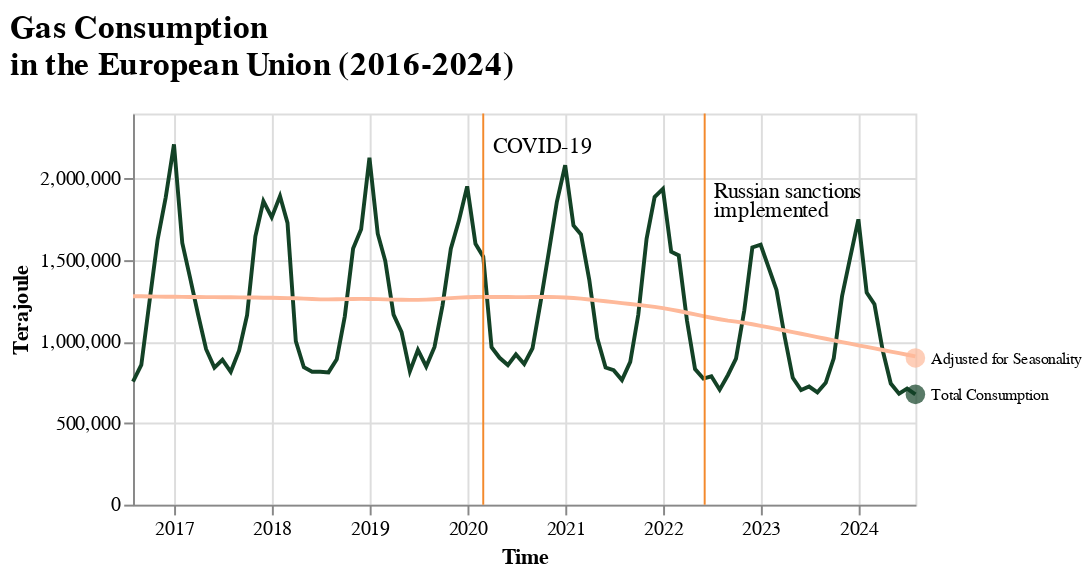

Notebook cell for this chart:
### Code cell
# FINAL 2
# gas consumption in the EU 2016-2024
gas_consumption = pd.read_csv('gas_consumption.csv')

# make line chart with modifications
# https://altair-viz.github.io/user_guide/customization.html
chart = alt.Chart(gas_consumption,
        title = alt.Title(
            ["Gas Consumption", "in the European Union (2016-2024)"])
    ).mark_line().encode(
    x = alt.X('TIME_PERIOD:T', title = 'Time'),
    y = alt.Y('OBS_VALUE:Q', title = 'Terajoule'),
    color = alt.Color("geo:N", title = None,
                      scale = alt.Scale(domain = ['EU27_2020'],
                                        range=['#134226'])).legend(None)
).properties(
    width = 400,
    height = 200
)

# make trend line
trend_line = alt.Chart(gas_consumption).transform_loess(
    'TIME_PERIOD', 'OBS_VALUE', groupby=['geo'], bandwidth=0.5
).mark_line(color='#feb99a').encode(
    x='TIME_PERIOD:T',
    y='OBS_VALUE:Q'
)

# create vertical line
line2 = alt.Chart(pd.DataFrame({'TIME_PERIOD_dt': ['2022-06-06']})).mark_rule(color='#f3892c').encode(
    x = 'TIME_PERIOD_dt:T'
)

# add text for the vertical line
text21 = alt.Chart(pd.DataFrame({
    'TIME_PERIOD_dt': ['2022-06-06'],
    'label': ['Russian sanctions']
})).mark_text(
    align='left', 
    dx=5, 
    dy=-60, 
).encode(
    x='TIME_PERIOD_dt:T',
    text='label:N'
)
text22 = alt.Chart(pd.DataFrame({
    'TIME_PERIOD_dt': ['2022-06-06'],
    'label': ['implemented']
})).mark_text(
    align='left', 
    dx=5, 
    dy=-50, 
).encode(
    x='TIME_PERIOD_dt:T',
    text='label:N'
)

# create COVID vertical line
# create vertical line
line22 = alt.Chart(pd.DataFrame({'TIME_PERIOD_dt': ['2020-03-01']})).mark_rule(color='#f3892c').encode(
    x = 'TIME_PERIOD_dt:T'
)

# add text for the vertical line
text23 = alt.Chart(pd.DataFrame({
    'TIME_PERIOD_dt': ['2020-03-01'],
    'label': ['COVID-19']
})).mark_text(
    align='left', 
    dx=5, 
    dy=-83, 
).encode(
    x='TIME_PERIOD_dt:T',
    text='label:N'
)


# create first dot for legend
dot21_data = pd.DataFrame()
dot21_data['time'] = ['2024-08']
dot21_data['value'] = int(gas_consumption.loc[(gas_consumption['geo'] == 'EU27_2020') \
                                              & (gas_consumption['TIME_PERIOD'] == '2024-08')]['OBS_VALUE'])

dot21 = alt.Chart(dot21_data).mark_circle(filled=True, color = '#134226', size = 100).encode(
    x="time:T",
    y="value:Q"
)

dot21_label = dot21.mark_text(align="left", dx=8, dy=1, fontSize = 8).encode(
    text=alt.value("Total Consumption")
)

# create second dot
dot22_data = pd.DataFrame()
dot22_data['time'] = ['2024-08']
dot22_data['value'] = 900000

dot22 = alt.Chart(dot22_data).mark_circle(filled=True, color = '#feb99a', size = 100).encode(
    x="time:T",
    y="value:Q"
)

dot22_label = dot22.mark_text(align="left", dx=8, dy=1, fontSize = 8).encode(
    text=alt.value("Adjusted for Seasonality")
)

# combine charts
# https://github.com/vega/altair/issues/2146
chart2 = alt.layer(chart, trend_line, line2, text21, text22, dot21, dot21_label, dot22, \
                   dot22_label, text23, line22).resolve_scale(
    color='independent'
)

# format the title to be uniform
chart2 = chart2.configure_title(
    fontSize=17,
    anchor = "start",
    offset = 15
)

chart2

### Figure 1 — Vega-Lite specification as saved in the notebook (floating-point values rounded to 4 significant figures)
{"config": {"view": {"continuousWidth": 300, "continuousHeight": 300}, "title": {"anchor": "start", "fontSize": 17, "offset": 15}}, "layer": [{"data": {"name": "data-08ebfac51a0aea9ec5048630e56f8363"}, "mark": {"type": "line"}, "encoding": {"color": {"field": "geo", "legend": null, "scale": {"domain": ["EU27_2020"], "range": ["#134226"]}, "title": null, "type": "nominal"}, "x": {"field": "TIME_PERIOD", "title": "Time", "type": "temporal"}, "y": {"field": "OBS_VALUE", "title": "Terajoule", "type": "quantitative"}}, "title": {"text": ["Gas Consumption", "in the European Union (2016-2024)"]}}, {"data": {"name": "data-08ebfac51a0aea9ec5048630e56f8363"}, "mark": {"type": "line", "color": "#feb99a"}, "encoding": {"x": {"field": "TIME_PERIOD", "type": "temporal"}, "y": {"field": "OBS_VALUE", "type": "quantitative"}}, "transform": [{"loess": "OBS_VALUE", "on": "TIME_PERIOD", "bandwidth": 0.5, "groupby": ["geo"]}]}, {"data": {"name": "data-1c8af46ef06850207be959ea213ffe64"}, "mark": {"type": "rule", "color": "#f3892c"}, "encoding": {"x": {"field": "TIME_PERIOD_dt", "type": "temporal"}}}, {"data": {"name": "data-c9f3c65e11589758d6ab044f127a8e2d"}, "mark": {"type": "text", "align": "left", "dx": 5, "dy": -60}, "encoding": {"text": {"field": "label", "type": "nominal"}, "x": {"field": "TIME_PERIOD_dt", "type": "temporal"}}}, {"data": {"name": "data-4f46ff9ff1dac0403355d6dae19e7692"}, "mark": {"type": "text", "align": "left", "dx": 5, "dy": -50}, "encoding": {"text": {"field": "label", "type": "nominal"}, "x": {"field": "TIME_PERIOD_dt", "type": "temporal"}}}, {"data": {"name": "data-47e568766cbbd68ca12cbfaaecd27602"}, "mark": {"type": "circle", "color": "#134226", "filled": true, "size": 100}, "encoding": {"x": {"field": "time", "type": "temporal"}, "y": {"field": "value", "type": "quantitative"}}}, {"data": {"name": "data-47e568766cbbd68ca12cbfaaecd27602"}, "mark": {"type": "text", "align": "left", "dx": 8, "dy": 1, "fontSize": 8}, "encoding": {"text": {"value": "Total Consumption"}, "x": {"field": "time", "type": "temporal"}, "y": {"field": "value", "type": "quantitative"}}}, {"data": {"name": "data-60f34ac78f9017693243fd58e822358b"}, "mark": {"type": "circle", "color": "#feb99a", "filled": true, "size": 100}, "encoding": {"x": {"field": "time", "type": "temporal"}, "y": {"field": "value", "type": "quantitative"}}}, {"data": {"name": "data-60f34ac78f9017693243fd58e822358b"}, "mark": {"type": "text", "align": "left", "dx": 8, "dy": 1, "fontSize": 8}, "encoding": {"text": {"value": "Adjusted for Seasonality"}, "x": {"field": "time", "type": "temporal"}, "y": {"field": "value", "type": "quantitative"}}}, {"data": {"name": "data-e1f99f362e552d07c04ab8e7f7451009"}, "mark": {"type": "text", "align": "left", "dx": 5, "dy": -83}, "encoding": {"text": {"field": "label", "type": "nominal"}, "x": {"field": "TIME_PERIOD_dt", "type": "temporal"}}}, {"data": {"name": "data-75e490e77f400198226167fa30756d30"}, "mark": {"type": "rule", "color": "#f3892c"}, "encoding": {"x": {"field": "TIME_PERIOD_dt", "type": "temporal"}}}], "height": 200, "resolve": {"scale": {"color": "independent"}}, "width": 400, "$schema": "https://vega.github.io/schema/vega-lite/v5.20.1.json", "datasets": {"data-08ebfac51a0aea9ec5048630e56f8363": [{"DATAFLOW": "ESTAT:NRG_CB_GASM(1.0)", "LAST UPDATE": "16/10/24 23:00:00", "freq": "M", "nrg_bal": "IC_CAL_MG", "siec": "G3000", "unit": "TJ_GCV", "geo": "EU27_2020", "TIME_PERIOD": "2016-08", "OBS_VALUE": 754200.0, "OBS_FLAG": null}, {"DATAFLOW": "ESTAT:NRG_CB_GASM(1.0)", "LAST UPDATE": "16/10/24 23:00:00", "freq": "M", "nrg_bal": "IC_CAL_MG", "siec": "G3000", "unit": "TJ_GCV", "geo": "EU27_2020", "TIME_PERIOD": "2016-09", "OBS_VALUE": 857400.0, "OBS_FLAG": null}, {"DATAFLOW": "ESTAT:NRG_CB_GASM(1.0)", "LAST UPDATE": "16/10/24 23:00:00", "freq": "M", "nrg_bal": "IC_CAL_MG", "siec": "G3000", "unit": "TJ_GCV", "geo": "EU27_2020", "TIME_PERIOD": "2016-10", "OBS_VALUE": 1239000.0, "OBS_FLAG": null}, {"DATAFLOW": "ESTAT:NRG_CB_GASM(1.0)", "LAST UPDATE": "16/10/24 23:00:00", "freq": "M", "nrg_bal": "IC_CAL_MG", "siec": "G3000", "unit": "TJ_GCV", "geo": "EU27_2020", "TIME_PERIOD": "2016-11", "OBS_VALUE": 1627000.0, "OBS_FLAG": null}, {"DATAFLOW": "ESTAT:NRG_CB_GASM(1.0)", "LAST UPDATE": "16/10/24 23:00:00", "freq": "M", "nrg_bal": "IC_CAL_MG", "siec": "G3000", "unit": "TJ_GCV", "geo": "EU27_2020", "TIME_PERIOD": "2016-12", "OBS_VALUE": 1884000.0, "OBS_FLAG": null}, {"DATAFLOW": "ESTAT:NRG_CB_GASM(1.0)", "LAST UPDATE": "16/10/24 23:00:00", "freq": "M", "nrg_bal": "IC_CAL_MG", "siec": "G3000", "unit": "TJ_GCV", "geo": "EU27_2020", "TIME_PERIOD": "2017-01", "OBS_VALUE": 2210000.0, "OBS_FLAG": null}, {"DATAFLOW": "ESTAT:NRG_CB_GASM(1.0)", "LAST UPDATE": "16/10/24 23:00:00", "freq": "M", "nrg_bal": "IC_CAL_MG", "siec": "G3000", "unit": "TJ_GCV", "geo": "EU27_2020", "TIME_PERIOD": "2017-02", "OBS_VALUE": 1606000.0, "OBS_FLAG": null}, {"DATAFLOW": "ESTAT:NRG_CB_GASM(1.0)", "LAST UPDATE": "16/10/24 23:00:00", "freq": "M", "nrg_bal": "IC_CAL_MG", "siec": "G3000", "unit": "TJ_GCV", "geo": "EU27_2020", "TIME_PERIOD": "2017-03", "OBS_VALUE": 1401000.0, "OBS_FLAG": null}, {"DATAFLOW": "ESTAT:NRG_CB_GASM(1.0)", "LAST UPDATE": "16/10/24 23:00:00", "freq": "M", "nrg_bal": "IC_CAL_MG", "siec": "G3000", "unit": "TJ_GCV", "geo": "EU27_2020", "TIME_PERIOD": "2017-04", "OBS_VALUE": 1167000.0, "OBS_FLAG": null}, {"DATAFLOW": "ESTAT:NRG_CB_GASM(1.0)", "LAST UPDATE": "16/10/24 23:00:00", "freq": "M", "nrg_bal": "IC_CAL_MG", "siec": "G3000", "unit": "TJ_GCV", "geo": "EU27_2020", "TIME_PERIOD": "2017-05", "OBS_VALUE": 953600.0, "OBS_FLAG": null}, {"DATAFLOW": "ESTAT:NRG_CB_GASM(1.0)", "LAST UPDATE": "16/10/24 23:00:00", "freq": "M", "nrg_bal": "IC_CAL_MG", "siec": "G3000", "unit": "TJ_GCV", "geo": "EU27_2020", "TIME_PERIOD": "2017-06", "OBS_VALUE": 840500.0, "OBS_FLAG": null}, {"DATAFLOW": "ESTAT:NRG_CB_GASM(1.0)", "LAST UPDATE": "16/10/24 23:00:00", "freq": "M", "nrg_bal": "IC_CAL_MG", "siec": "G3000", "unit": "TJ_GCV", "geo": "EU27_2020", "TIME_PERIOD": "2017-07", "OBS_VALUE": 888300.0, "OBS_FLAG": null}, {"DATAFLOW": "ESTAT:NRG_CB_GASM(1.0)", "LAST UPDATE": "16/10/24 23:00:00", "freq": "M", "nrg_bal": "IC_CAL_MG", "siec": "G3000", "unit": "TJ_GCV", "geo": "EU27_2020", "TIME_PERIOD": "2017-08", "OBS_VALUE": 815100.0, "OBS_FLAG": null}, {"DATAFLOW": "ESTAT:NRG_CB_GASM(1.0)", "LAST UPDATE": "16/10/24 23:00:00", "freq": "M", "nrg_bal": "IC_CAL_MG", "siec": "G3000", "unit": "TJ_GCV", "geo": "EU27_2020", "TIME_PERIOD": "2017-09", "OBS_VALUE": 945000.0, "OBS_FLAG": null}, {"DATAFLOW": "ESTAT:NRG_CB_GASM(1.0)", "LAST UPDATE": "16/10/24 23:00:00", "freq": "M", "nrg_bal": "IC_CAL_MG", "siec": "G3000", "unit": "TJ_GCV", "geo": "EU27_2020", "TIME_PERIOD": "2017-10", "OBS_VALUE": 1162000.0, "OBS_FLAG": null}, {"DATAFLOW": "ESTAT:NRG_CB_GASM(1.0)", "LAST UPDATE": "16/10/24 23:00:00", "freq": "M", "nrg_bal": "IC_CAL_MG", "siec": "G3000", "unit": "TJ_GCV", "geo": "EU27_2020", "TIME_PERIOD": "2017-11", "OBS_VALUE": 1646000.0, "OBS_FLAG": null}, {"DATAFLOW": "ESTAT:NRG_CB_GASM(1.0)", "LAST UPDATE": "16/10/24 23:00:00", "freq": "M", "nrg_bal": "IC_CAL_MG", "siec": "G3000", "unit": "TJ_GCV", "geo": "EU27_2020", "TIME_PERIOD": "2017-12", "OBS_VALUE": 1862000.0, "OBS_FLAG": null}, {"DATAFLOW": "ESTAT:NRG_CB_GASM(1.0)", "LAST UPDATE": "16/10/24 23:00:00", "freq": "M", "nrg_bal": "IC_CAL_MG", "siec": "G3000", "unit": "TJ_GCV", "geo": "EU27_2020", "TIME_PERIOD": "2018-01", "OBS_VALUE": 1763000.0, "OBS_FLAG": null}, {"DATAFLOW": "ESTAT:NRG_CB_GASM(1.0)", "LAST UPDATE": "16/10/24 23:00:00", "freq": "M", "nrg_bal": "IC_CAL_MG", "siec": "G3000", "unit": "TJ_GCV", "geo": "EU27_2020", "TIME_PERIOD": "2018-02", "OBS_VALUE": 1893000.0, "OBS_FLAG": null}, {"DATAFLOW": "ESTAT:NRG_CB_GASM(1.0)", "LAST UPDATE": "16/10/24 23:00:00", "freq": "M", "nrg_bal": "IC_CAL_MG", "siec": "G3000", "unit": "TJ_GCV", "geo": "EU27_2020", "TIME_PERIOD": "2018-03", "OBS_VALUE": 1728000.0, "OBS_FLAG": null}, {"DATAFLOW": "ESTAT:NRG_CB_GASM(1.0)", "LAST UPDATE": "16/10/24 23:00:00", "freq": "M", "nrg_bal": "IC_CAL_MG", "siec": "G3000", "unit": "TJ_GCV", "geo": "EU27_2020", "TIME_PERIOD": "2018-04", "OBS_VALUE": 1003000.0, "OBS_FLAG": null}, {"DATAFLOW": "ESTAT:NRG_CB_GASM(1.0)", "LAST UPDATE": "16/10/24 23:00:00", "freq": "M", "nrg_bal": "IC_CAL_MG", "siec": "G3000", "unit": "TJ_GCV", "geo": "EU27_2020", "TIME_PERIOD": "2018-05", "OBS_VALUE": 843100.0, "OBS_FLAG": null}, {"DATAFLOW": "ESTAT:NRG_CB_GASM(1.0)", "LAST UPDATE": "16/10/24 23:00:00", "freq": "M", "nrg_bal": "IC_CAL_MG", "siec": "G3000", "unit": "TJ_GCV", "geo": "EU27_2020", "TIME_PERIOD": "2018-06", "OBS_VALUE": 815100.0, "OBS_FLAG": null}, {"DATAFLOW": "ESTAT:NRG_CB_GASM(1.0)", "LAST UPDATE": "16/10/24 23:00:00", "freq": "M", "nrg_bal": "IC_CAL_MG", "siec": "G3000", "unit": "TJ_GCV", "geo": "EU27_2020", "TIME_PERIOD": "2018-07", "OBS_VALUE": 815200.0, "OBS_FLAG": null}, {"DATAFLOW": "ESTAT:NRG_CB_GASM(1.0)", "LAST UPDATE": "16/10/24 23:00:00", "freq": "M", "nrg_bal": "IC_CAL_MG", "siec": "G3000", "unit": "TJ_GCV", "geo": "EU27_2020", "TIME_PERIOD": "2018-08", "OBS_VALUE": 811400.0, "OBS_FLAG": null}, {"DATAFLOW": "ESTAT:NRG_CB_GASM(1.0)", "LAST UPDATE": "16/10/24 23:00:00", "freq": "M", "nrg_bal": "IC_CAL_MG", "siec": "G3000", "unit": "TJ_GCV", "geo": "EU27_2020", "TIME_PERIOD": "2018-09", "OBS_VALUE": 892100.0, "OBS_FLAG": null}, {"DATAFLOW": "ESTAT:NRG_CB_GASM(1.0)", "LAST UPDATE": "16/10/24 23:00:00", "freq": "M", "nrg_bal": "IC_CAL_MG", "siec": "G3000", "unit": "TJ_GCV", "geo": "EU27_2020", "TIME_PERIOD": "2018-10", "OBS_VALUE": 1155000.0, "OBS_FLAG": null}, {"DATAFLOW": "ESTAT:NRG_CB_GASM(1.0)", "LAST UPDATE": "16/10/24 23:00:00", "freq": "M", "nrg_bal": "IC_CAL_MG", "siec": "G3000", "unit": "TJ_GCV", "geo": "EU27_2020", "TIME_PERIOD": "2018-11", "OBS_VALUE": 1572000.0, "OBS_FLAG": null}, {"DATAFLOW": "ESTAT:NRG_CB_GASM(1.0)", "LAST UPDATE": "16/10/24 23:00:00", "freq": "M", "nrg_bal": "IC_CAL_MG", "siec": "G3000", "unit": "TJ_GCV", "geo": "EU27_2020", "TIME_PERIOD": "2018-12", "OBS_VALUE": 1690000.0, "OBS_FLAG": null}, {"DATAFLOW": "ESTAT:NRG_CB_GASM(1.0)", "LAST UPDATE": "16/10/24 23:00:00", "freq": "M", "nrg_bal": "IC_CAL_MG", "siec": "G3000", "unit": "TJ_GCV", "geo": "EU27_2020", "TIME_PERIOD": "2019-01", "OBS_VALUE": 2128000.0, "OBS_FLAG": null}, {"DATAFLOW": "ESTAT:NRG_CB_GASM(1.0)", "LAST UPDATE": "16/10/24 23:00:00", "freq": "M", "nrg_bal": "IC_CAL_MG", "siec": "G3000", "unit": "TJ_GCV", "geo": "EU27_2020", "TIME_PERIOD": "2019-02", "OBS_VALUE": 1663000.0, "OBS_FLAG": null}, {"DATAFLOW": "ESTAT:NRG_CB_GASM(1.0)", "LAST UPDATE": "16/10/24 23:00:00", "freq": "M", "nrg_bal": "IC_CAL_MG", "siec": "G3000", "unit": "TJ_GCV", "geo": "EU27_2020", "TIME_PERIOD": "2019-03", "OBS_VALUE": 1496000.0, "OBS_FLAG": null}, {"DATAFLOW": "ESTAT:NRG_CB_GASM(1.0)", "LAST UPDATE": "16/10/24 23:00:00", "freq": "M", "nrg_bal": "IC_CAL_MG", "siec": "G3000", "unit": "TJ_GCV", "geo": "EU27_2020", "TIME_PERIOD": "2019-04", "OBS_VALUE": 1166000.0, "OBS_FLAG": null}, {"DATAFLOW": "ESTAT:NRG_CB_GASM(1.0)", "LAST UPDATE": "16/10/24 23:00:00", "freq": "M", "nrg_bal": "IC_CAL_MG", "siec": "G3000", "unit": "TJ_GCV", "geo": "EU27_2020", "TIME_PERIOD": "2019-05", "OBS_VALUE": 1059000.0, "OBS_FLAG": null}, {"DATAFLOW": "ESTAT:NRG_CB_GASM(1.0)", "LAST UPDATE": "16/10/24 23:00:00", "freq": "M", "nrg_bal": "IC_CAL_MG", "siec": "G3000", "unit": "TJ_GCV", "geo": "EU27_2020", "TIME_PERIOD": "2019-06", "OBS_VALUE": 817700.0, "OBS_FLAG": null}, {"DATAFLOW": "ESTAT:NRG_CB_GASM(1.0)", "LAST UPDATE": "16/10/24 23:00:00", "freq": "M", "nrg_bal": "IC_CAL_MG", "siec": "G3000", "unit": "TJ_GCV", "geo": "EU27_2020", "TIME_PERIOD": "2019-07", "OBS_VALUE": 949000.0, "OBS_FLAG": null}, {"DATAFLOW": "ESTAT:NRG_CB_GASM(1.0)", "LAST UPDATE": "16/10/24 23:00:00", "freq": "M", "nrg_bal": "IC_CAL_MG", "siec": "G3000", "unit": "TJ_GCV", "geo": "EU27_2020", "TIME_PERIOD": "2019-08", "OBS_VALUE": 847600.0, "OBS_FLAG": null}, {"DATAFLOW": "ESTAT:NRG_CB_GASM(1.0)", "LAST UPDATE": "16/10/24 23:00:00", "freq": "M", "nrg_bal": "IC_CAL_MG", "siec": "G3000", "unit": "TJ_GCV", "geo": "EU27_2020", "TIME_PERIOD": "2019-09", "OBS_VALUE": 967600.0, "OBS_FLAG": null}, {"DATAFLOW": "ESTAT:NRG_CB_GASM(1.0)", "LAST UPDATE": "16/10/24 23:00:00", "freq": "M", "nrg_bal": "IC_CAL_MG", "siec": "G3000", "unit": "TJ_GCV", "geo": "EU27_2020", "TIME_PERIOD": "2019-10", "OBS_VALUE": 1223000.0, "OBS_FLAG": null}, {"DATAFLOW": "ESTAT:NRG_CB_GASM(1.0)", "LAST UPDATE": "16/10/24 23:00:00", "freq": "M", "nrg_bal": "IC_CAL_MG", "siec": "G3000", "unit": "TJ_GCV", "geo": "EU27_2020", "TIME_PERIOD": "2019-11", "OBS_VALUE": 1570000.0, "OBS_FLAG": null}, {"DATAFLOW": "ESTAT:NRG_CB_GASM(1.0)", "LAST UPDATE": "16/10/24 23:00:00", "freq": "M", "nrg_bal": "IC_CAL_MG", "siec": "G3000", "unit": "TJ_GCV", "geo": "EU27_2020", "TIME_PERIOD": "2019-12", "OBS_VALUE": 1741000.0, "OBS_FLAG": null}, {"DATAFLOW": "ESTAT:NRG_CB_GASM(1.0)", "LAST UPDATE": "16/10/24 23:00:00", "freq": "M", "nrg_bal": "IC_CAL_MG", "siec": "G3000", "unit": "TJ_GCV", "geo": "EU27_2020", "TIME_PERIOD": "2020-01", "OBS_VALUE": 1953000.0, "OBS_FLAG": null}, {"DATAFLOW": "ESTAT:NRG_CB_GASM(1.0)", "LAST UPDATE": "16/10/24 23:00:00", "freq": "M", "nrg_bal": "IC_CAL_MG", "siec": "G3000", "unit": "TJ_GCV", "geo": "EU27_2020", "TIME_PERIOD": "2020-02", "OBS_VALUE": 1600000.0, "OBS_FLAG": null}, {"DATAFLOW": "ESTAT:NRG_CB_GASM(1.0)", "LAST UPDATE": "16/10/24 23:00:00", "freq": "M", "nrg_bal": "IC_CAL_MG", "siec": "G3000", "unit": "TJ_GCV", "geo": "EU27_2020", "TIME_PERIOD": "2020-03", "OBS_VALUE": 1522000.0, "OBS_FLAG": null}, {"DATAFLOW": "ESTAT:NRG_CB_GASM(1.0)", "LAST UPDATE": "16/10/24 23:00:00", "freq": "M", "nrg_bal": "IC_CAL_MG", "siec": "G3000", "unit": "TJ_GCV", "geo": "EU27_2020", "TIME_PERIOD": "2020-04", "OBS_VALUE": 965600.0, "OBS_FLAG": null}, {"DATAFLOW": "ESTAT:NRG_CB_GASM(1.0)", "LAST UPDATE": "16/10/24 23:00:00", "freq": "M", "nrg_bal": "IC_CAL_MG", "siec": "G3000", "unit": "TJ_GCV", "geo": "EU27_2020", "TIME_PERIOD": "2020-05", "OBS_VALUE": 900900.0, "OBS_FLAG": null}, {"DATAFLOW": "ESTAT:NRG_CB_GASM(1.0)", "LAST UPDATE": "16/10/24 23:00:00", "freq": "M", "nrg_bal": "IC_CAL_MG", "siec": "G3000", "unit": "TJ_GCV", "geo": "EU27_2020", "TIME_PERIOD": "2020-06", "OBS_VALUE": 856300.0, "OBS_FLAG": null}, {"DATAFLOW": "ESTAT:NRG_CB_GASM(1.0)", "LAST UPDATE": "16/10/24 23:00:00", "freq": "M", "nrg_bal": "IC_CAL_MG", "siec": "G3000", "unit": "TJ_GCV", "geo": "EU27_2020", "TIME_PERIOD": "2020-07", "OBS_VALUE": 921300.0, "OBS_FLAG": null}, {"DATAFLOW": "ESTAT:NRG_CB_GASM(1.0)", "LAST UPDATE": "16/10/24 23:00:00", "freq": "M", "nrg_bal": "IC_CAL_MG", "siec": "G3000", "unit": "TJ_GCV", "geo": "EU27_2020", "TIME_PERIOD": "2020-08", "OBS_VALUE": 862700.0, "OBS_FLAG": null}, {"DATAFLOW": "ESTAT:NRG_CB_GASM(1.0)", "LAST UPDATE": "16/10/24 23:00:00", "freq": "M", "nrg_bal": "IC_CAL_MG", "siec": "G3000", "unit": "TJ_GCV", "geo": "EU27_2020", "TIME_PERIOD": "2020-09", "OBS_VALUE": 959400.0, "OBS_FLAG": null}, {"DATAFLOW": "ESTAT:NRG_CB_GASM(1.0)", "LAST UPDATE": "16/10/24 23:00:00", "freq": "M", "nrg_bal": "IC_CAL_MG", "siec": "G3000", "unit": "TJ_GCV", "geo": "EU27_2020", "TIME_PERIOD": "2020-10", "OBS_VALUE": 1241000.0, "OBS_FLAG": null}, {"DATAFLOW": "ESTAT:NRG_CB_GASM(1.0)", "LAST UPDATE": "16/10/24 23:00:00", "freq": "M", "nrg_bal": "IC_CAL_MG", "siec": "G3000", "unit": "TJ_GCV", "geo": "EU27_2020", "TIME_PERIOD": "2020-11", "OBS_VALUE": 1551000.0, "OBS_FLAG": null}, {"DATAFLOW": "ESTAT:NRG_CB_GASM(1.0)", "LAST UPDATE": "16/10/24 23:00:00", "freq": "M", "nrg_bal": "IC_CAL_MG", "siec": "G3000", "unit": "TJ_GCV", "geo": "EU27_2020", "TIME_PERIOD": "2020-12", "OBS_VALUE": 1858000.0, "OBS_FLAG": null}, {"DATAFLOW": "ESTAT:NRG_CB_GASM(1.0)", "LAST UPDATE": "16/10/24 23:00:00", "freq": "M", "nrg_bal": "IC_CAL_MG", "siec": "G3000", "unit": "TJ_GCV", "geo": "EU27_2020", "TIME_PERIOD": "2021-01", "OBS_VALUE": 2082000.0, "OBS_FLAG": null}, {"DATAFLOW": "ESTAT:NRG_CB_GASM(1.0)", "LAST UPDATE": "16/10/24 23:00:00", "freq": "M", "nrg_bal": "IC_CAL_MG", "siec": "G3000", "unit": "TJ_GCV", "geo": "EU27_2020", "TIME_PERIOD": "2021-02", "OBS_VALUE": 1713000.0, "OBS_FLAG": null}, {"DATAFLOW": "ESTAT:NRG_CB_GASM(1.0)", "LAST UPDATE": "16/10/24 23:00:00", "freq": "M", "nrg_bal": "IC_CAL_MG", "siec": "G3000", "unit": "TJ_GCV", "geo": "EU27_2020", "TIME_PERIOD": "2021-03", "OBS_VALUE": 1658000.0, "OBS_FLAG": null}, {"DATAFLOW": "ESTAT:NRG_CB_GASM(1.0)", "LAST UPDATE": "16/10/24 23:00:00", "freq": "M", "nrg_bal": "IC_CAL_MG", "siec": "G3000", "unit": "TJ_GCV", "geo": "EU27_2020", "TIME_PERIOD": "2021-04", "OBS_VALUE": 1379000.0, "OBS_FLAG": null}, {"DATAFLOW": "ESTAT:NRG_CB_GASM(1.0)", "LAST UPDATE": "16/10/24 23:00:00", "freq": "M", "nrg_bal": "IC_CAL_MG", "siec": "G3000", "unit": "TJ_GCV", "geo": "EU27_2020", "TIME_PERIOD": "2021-05", "OBS_VALUE": 1021000.0, "OBS_FLAG": null}, {"DATAFLOW": "ESTAT:NRG_CB_GASM(1.0)", "LAST UPDATE": "16/10/24 23:00:00", "freq": "M", "nrg_bal": "IC_CAL_MG", "siec": "G3000", "unit": "TJ_GCV", "geo": "EU27_2020", "TIME_PERIOD": "2021-06", "OBS_VALUE": 841300.0, "OBS_FLAG": null}, {"DATAFLOW": "ESTAT:NRG_CB_GASM(1.0)", "LAST UPDATE": "16/10/24 23:00:00", "freq": "M", "nrg_bal": "IC_CAL_MG", "siec": "G3000", "unit": "TJ_GCV", "geo": "EU27_2020", "TIME_PERIOD": "2021-07", "OBS_VALUE": 824800.0, "OBS_FLAG": null}, {"DATAFLOW": "ESTAT:NRG_CB_GASM(1.0)", "LAST UPDATE": "16/10/24 23:00:00", "freq": "M", "nrg_bal": "IC_CAL_MG", "siec": "G3000", "unit": "TJ_GCV", "geo": "EU27_2020", "TIME_PERIOD": "2021-08", "OBS_VALUE": 764300.0, "OBS_FLAG": null}, {"DATAFLOW": "ESTAT:NRG_CB_GASM(1.0)", "LAST UPDATE": "16/10/24 23:00:00", "freq": "M", "nrg_bal": "IC_CAL_MG", "siec": "G3000", "unit": "TJ_GCV", "geo": "EU27_2020", "TIME_PERIOD": "2021-09", "OBS_VALUE": 875800.0, "OBS_FLAG": null}, {"DATAFLOW": "ESTAT:NRG_CB_GASM(1.0)", "LAST UPDATE": "16/10/24 23:00:00", "freq": "M", "nrg_bal": "IC_CAL_MG", "siec": "G3000", "unit": "TJ_GCV", "geo": "EU27_2020", "TIME_PERIOD": "2021-10", "OBS_VALUE": 1165000.0, "OBS_FLAG": null}, {"DATAFLOW": "ESTAT:NRG_CB_GASM(1.0)", "LAST UPDATE": "16/10/24 23:00:00", "freq": "M", "nrg_bal": "IC_CAL_MG", "siec": "G3000", "unit": "TJ_GCV", "geo": "EU27_2020", "TIME_PERIOD": "2021-11", "OBS_VALUE": 1631000.0, "OBS_FLAG": null}, {"DATAFLOW": "ESTAT:NRG_CB_GASM(1.0)", "LAST UPDATE": "16/10/24 23:00:00", "freq": "M", "nrg_bal": "IC_CAL_MG", "siec": "G3000", "unit": "TJ_GCV", "geo": "EU27_2020", "TIME_PERIOD": "2021-12", "OBS_VALUE": 1887000.0, "OBS_FLAG": null}, {"DATAFLOW": "ESTAT:NRG_CB_GASM(1.0)", "LAST UPDATE": "16/10/24 23:00:00", "freq": "M", "nrg_bal": "IC_CAL_MG", "siec": "G3000", "unit": "TJ_GCV", "geo": "EU27_2020", "TIME_PERIOD": "2022-01", "OBS_VALUE": 1937000.0, "OBS_FLAG": null}, {"DATAFLOW": "ESTAT:NRG_CB_GASM(1.0)", "LAST UPDATE": "16/10/24 23:00:00", "freq": "M", "nrg_bal": "IC_CAL_MG", "siec": "G3000", "unit": "TJ_GCV", "geo": "EU27_2020", "TIME_PERIOD": "2022-02", "OBS_VALUE": 1552000.0, "OBS_FLAG": null}, {"DATAFLOW": "ESTAT:NRG_CB_GASM(1.0)", "LAST UPDATE": "16/10/24 23:00:00", "freq": "M", "nrg_bal": "IC_CAL_MG", "siec": "G3000", "unit": "TJ_GCV", "geo": "EU27_2020", "TIME_PERIOD": "2022-03", "OBS_VALUE": 1529000.0, "OBS_FLAG": null}, {"DATAFLOW": "ESTAT:NRG_CB_GASM(1.0)", "LAST UPDATE": "16/10/24 23:00:00", "freq": "M", "nrg_bal": "IC_CAL_MG", "siec": "G3000", "unit": "TJ_GCV", "geo": "EU27_2020", "TIME_PERIOD": "2022-04", "OBS_VALUE": 1128000.0, "OBS_FLAG": null}, {"DATAFLOW": "ESTAT:NRG_CB_GASM(1.0)", "LAST UPDATE": "16/10/24 23:00:00", "freq": "M", "nrg_bal": "IC_CAL_MG", "siec": "G3000", "unit": "TJ_GCV", "geo": "EU27_2020", "TIME_PERIOD": "2022-05", "OBS_VALUE": 831900.0, "OBS_FLAG": null}, {"DATAFLOW": "ESTAT:NRG_CB_GASM(1.0)", "LAST UPDATE": "16/10/24 23:00:00", "freq": "M", "nrg_bal": "IC_CAL_MG", "siec": "G3000", "unit": "TJ_GCV", "geo": "EU27_2020", "TIME_PERIOD": "2022-06", "OBS_VALUE": 773800.0, "OBS_FLAG": null}, {"DATAFLOW": "ESTAT:NRG_CB_GASM(1.0)", "LAST UPDATE": "16/10/24 23:00:00", "freq": "M", "nrg_bal": "IC_CAL_MG", "siec": "G3000", "unit": "TJ_GCV", "geo": "EU27_2020", "TIME_PERIOD": "2022-07", "OBS_VALUE": 787300.0, "OBS_FLAG": null}, {"DATAFLOW": "ESTAT:NRG_CB_GASM(1.0)", "LAST UPDATE": "16/10/24 23:00:00", "freq": "M", "nrg_bal": "IC_CAL_MG", "siec": "G3000", "unit": "TJ_GCV", "geo": "EU27_2020", "TIME_PERIOD": "2022-08", "OBS_VALUE": 705000.0, "OBS_FLAG": null}, {"DATAFLOW": "ESTAT:NRG_CB_GASM(1.0)", "LAST UPDATE": "16/10/24 23:00:00", "freq": "M", "nrg_bal": "IC_CAL_MG", "siec": "G3000", "unit": "TJ_GCV", "geo": "EU27_2020", "TIME_PERIOD": "2022-09", "OBS_VALUE": 795500.0, "OBS_FLAG": null}, {"DATAFLOW": "ESTAT:NRG_CB_GASM(1.0)", "LAST UPDATE": "16/10/24 23:00:00", "freq": "M", "nrg_bal": "IC_CAL_MG", "siec": "G3000", "unit": "TJ_GCV", "geo": "EU27_2020", "TIME_PERIOD": "2022-10", "OBS_VALUE": 895400.0, "OBS_FLAG": null}, {"DATAFLOW": "ESTAT:NRG_CB_GASM(1.0)", "LAST UPDATE": "16/10/24 23:00:00", "freq": "M", "nrg_bal": "IC_CAL_MG", "siec": "G3000", "unit": "TJ_GCV", "geo": "EU27_2020", "TIME_PERIOD": "2022-11", "OBS_VALUE": 1193000.0, "OBS_FLAG": null}, {"DATAFLOW": "ESTAT:NRG_CB_GASM(1.0)", "LAST UPDATE": "16/10/24 23:00:00", "freq": "M", "nrg_bal": "IC_CAL_MG", "siec": "G3000", "unit": "TJ_GCV", "geo": "EU27_2020", "TIME_PERIOD": "2022-12", "OBS_VALUE": 1578000.0, "OBS_FLAG": null}, {"DATAFLOW": "ESTAT:NRG_CB_GASM(1.0)", "LAST UPDATE": "16/10/24 23:00:00", "freq": "M", "nrg_bal": "IC_CAL_MG", "siec": "G3000", "unit": "TJ_GCV", "geo": "EU27_2020", "TIME_PERIOD": "2023-01", "OBS_VALUE": 1594000.0, "OBS_FLAG": null}, {"DATAFLOW": "ESTAT:NRG_CB_GASM(1.0)", "LAST UPDATE": "16/10/24 23:00:00", "freq": "M", "nrg_bal": "IC_CAL_MG", "siec": "G3000", "unit": "TJ_GCV", "geo": "EU27_2020", "TIME_PERIOD": "2023-02", "OBS_VALUE": 1449000.0, "OBS_FLAG": null}, {"DATAFLOW": "ESTAT:NRG_CB_GASM(1.0)", "LAST UPDATE": "16/10/24 23:00:00", "freq": "M", "nrg_bal": "IC_CAL_MG", "siec": "G3000", "unit": "TJ_GCV", "geo": "EU27_2020", "TIME_PERIOD": "2023-03", "OBS_VALUE": 1318000.0, "OBS_FLAG": null}, {"DATAFLOW": "ESTAT:NRG_CB_GASM(1.0)", "LAST UPDATE": "16/10/24 23:00:00", "freq": "M", "nrg_bal": "IC_CAL_MG", "siec": "G3000", "unit": "TJ_GCV", "geo": "EU27_2020", "TIME_PERIOD": "2023-04", "OBS_VALUE": 1028000.0, "OBS_FLAG": null}, {"DATAFLOW": "ESTAT:NRG_CB_GASM(1.0)", "LAST UPDATE": "16/10/24 23:00:00", "freq": "M", "nrg_bal": "IC_CAL_MG", "siec": "G3000", "unit": "TJ_GCV", "geo": "EU27_2020", "TIME_PERIOD": "2023-05", "OBS_VALUE": 778000.0, "OBS_FLAG": null}, {"DATAFLOW": "ESTAT:NRG_CB_GASM(1.0)", "LAST UPDATE": "16/10/24 23:00:00", "freq": "M", "nrg_bal": "IC_CAL_MG", "siec": "G3000", "unit": "TJ_GCV", "geo": "EU27_2020", "TIME_PERIOD": "2023-06", "OBS_VALUE": 702900.0, "OBS_FLAG": null}, {"DATAFLOW": "ESTAT:NRG_CB_GASM(1.0)", "LAST UPDATE": "16/10/24 23:00:00", "freq": "M", "nrg_bal": "IC_CAL_MG", "siec": "G3000", "unit": "TJ_GCV", "geo": "EU27_2020", "TIME_PERIOD": "2023-07", "OBS_VALUE": 724700.0, "OBS_FLAG": null}, {"DATAFLOW": "ESTAT:NRG_CB_GASM(1.0)", "LAST UPDATE": "16/10/24 23:00:00", "freq": "M", "nrg_bal": "IC_CAL_MG", "siec": "G3000", "unit": "TJ_GCV", "geo": "EU27_2020", "TIME_PERIOD": "2023-08", "OBS_VALUE": 689000.0, "OBS_FLAG": null}, {"DATAFLOW": "ESTAT:NRG_CB_GASM(1.0)", "LAST UPDATE": "16/10/24 23:00:00", "freq": "M", "nrg_bal": "IC_CAL_MG", "siec": "G3000", "unit": "TJ_GCV", "geo": "EU27_2020", "TIME_PERIOD": "2023-09", "OBS_VALUE": 747300.0, "OBS_FLAG": null}, {"DATAFLOW": "ESTAT:NRG_CB_GASM(1.0)", "LAST UPDATE": "16/10/24 23:00:00", "freq": "M", "nrg_bal": "IC_CAL_MG", "siec": "G3000", "unit": "TJ_GCV", "geo": "EU27_2020", "TIME_PERIOD": "2023-10", "OBS_VALUE": 897700.0, "OBS_FLAG": null}, {"DATAFLOW": "ESTAT:NRG_CB_GASM(1.0)", "LAST UPDATE": "16/10/24 23:00:00", "freq": "M", "nrg_bal": "IC_CAL_MG", "siec": "G3000", "unit": "TJ_GCV", "geo": "EU27_2020", "TIME_PERIOD": "2023-11", "OBS_VALUE": 1279000.0, "OBS_FLAG": null}, {"DATAFLOW": "ESTAT:NRG_CB_GASM(1.0)", "LAST UPDATE": "16/10/24 23:00:00", "freq": "M", "nrg_bal": "IC_CAL_MG", "siec": "G3000", "unit": "TJ_GCV", "geo": "EU27_2020", "TIME_PERIOD": "2023-12", "OBS_VALUE": 1512000.0, "OBS_FLAG": null}, {"DATAFLOW": "ESTAT:NRG_CB_GASM(1.0)", "LAST UPDATE": "16/10/24 23:00:00", "freq": "M", "nrg_bal": "IC_CAL_MG", "siec": "G3000", "unit": "TJ_GCV", "geo": "EU27_2020", "TIME_PERIOD": "2024-01", "OBS_VALUE": 1750000.0, "OBS_FLAG": null}, {"DATAFLOW": "ESTAT:NRG_CB_GASM(1.0)", "LAST UPDATE": "16/10/24 23:00:00", "freq": "M", "nrg_bal": "IC_CAL_MG", "siec": "G3000", "unit": "TJ_GCV", "geo": "EU27_2020", "TIME_PERIOD": "2024-02", "OBS_VALUE": 1302000.0, "OBS_FLAG": null}, {"DATAFLOW": "ESTAT:NRG_CB_GASM(1.0)", "LAST UPDATE": "16/10/24 23:00:00", "freq": "M", "nrg_bal": "IC_CAL_MG", "siec": "G3000", "unit": "TJ_GCV", "geo": "EU27_2020", "TIME_PERIOD": "2024-03", "OBS_VALUE": 1230000.0, "OBS_FLAG": null}, {"DATAFLOW": "ESTAT:NRG_CB_GASM(1.0)", "LAST UPDATE": "16/10/24 23:00:00", "freq": "M", "nrg_bal": "IC_CAL_MG", "siec": "G3000", "unit": "TJ_GCV", "geo": "EU27_2020", "TIME_PERIOD": "2024-04", "OBS_VALUE": 945200.0, "OBS_FLAG": null}, {"DATAFLOW": "ESTAT:NRG_CB_GASM(1.0)", "LAST UPDATE": "16/10/24 23:00:00", "freq": "M", "nrg_bal": "IC_CAL_MG", "siec": "G3000", "unit": "TJ_GCV", "geo": "EU27_2020", "TIME_PERIOD": "2024-05", "OBS_VALUE": 743100.0, "OBS_FLAG": null}, {"DATAFLOW": "ESTAT:NRG_CB_GASM(1.0)", "LAST UPDATE": "16/10/24 23:00:00", "freq": "M", "nrg_bal": "IC_CAL_MG", "siec": "G3000", "unit": "TJ_GCV", "geo": "EU27_2020", "TIME_PERIOD": "2024-06", "OBS_VALUE": 680400.0, "OBS_FLAG": null}, {"DATAFLOW": "ESTAT:NRG_CB_GASM(1.0)", "LAST UPDATE": "16/10/24 23:00:00", "freq": "M", "nrg_bal": "IC_CAL_MG", "siec": "G3000", "unit": "TJ_GCV", "geo": "EU27_2020", "TIME_PERIOD": "2024-07", "OBS_VALUE": 712300.0, "OBS_FLAG": null}, {"DATAFLOW": "ESTAT:NRG_CB_GASM(1.0)", "LAST UPDATE": "16/10/24 23:00:00", "freq": "M", "nrg_bal": "IC_CAL_MG", "siec": "G3000", "unit": "TJ_GCV", "geo": "EU27_2020", "TIME_PERIOD": "2024-08", "OBS_VALUE": 676400.0, "OBS_FLAG": null}], "data-1c8af46ef06850207be959ea213ffe64": [{"TIME_PERIOD_dt": "2022-06-06"}], "data-c9f3c65e11589758d6ab044f127a8e2d": [{"TIME_PERIOD_dt": "2022-06-06", "label": "Russian sanctions"}], "data-4f46ff9ff1dac0403355d6dae19e7692": [{"TIME_PERIOD_dt": "2022-06-06", "label": "implemented"}], "data-47e568766cbbd68ca12cbfaaecd27602": [{"time": "2024-08", "value": 676427}], "data-60f34ac78f9017693243fd58e822358b": [{"time": "2024-08", "value": 900000}], "data-e1f99f362e552d07c04ab8e7f7451009": [{"TIME_PERIOD_dt": "2020-03-01", "label": "COVID-19"}], "data-75e490e77f400198226167fa30756d30": [{"TIME_PERIOD_dt": "2020-03-01"}]}}
